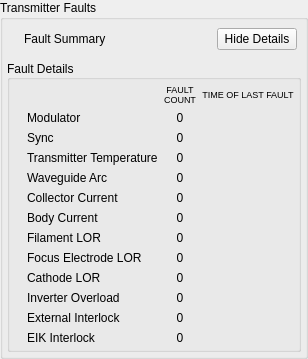
           <widget class="QGroupBox" name="faultBox">
            <property name="sizePolicy">
             <sizepolicy hsizetype="MinimumExpanding" vsizetype="MinimumExpanding">
              <horstretch>0</horstretch>
              <verstretch>0</verstretch>
             </sizepolicy>
            </property>
            <property name="title">
             <string>Transmitter Faults</string>
            </property>
            <layout class="QVBoxLayout" name="verticalLayout">
             <property name="margin">
              <number>4</number>
             </property>
             <item>
              <widget class="QFrame" name="faultSummaryFrame">
               <property name="sizePolicy">
                <sizepolicy hsizetype="MinimumExpanding" vsizetype="Preferred">
                 <horstretch>0</horstretch>
                 <verstretch>0</verstretch>
                </sizepolicy>
               </property>
               <property name="frameShape">
                <enum>QFrame::NoFrame</enum>
               </property>
               <property name="frameShadow">
                <enum>QFrame::Raised</enum>
               </property>
               <layout class="QHBoxLayout" name="horizontalLayout_2">
                <property name="margin">
                 <number>4</number>
                </property>
                <item>
                 <widget class="QLabel" name="faultSummaryIcon">
                  <property name="sizePolicy">
                   <sizepolicy hsizetype="Preferred" vsizetype="Preferred">
                    <horstretch>0</horstretch>
                    <verstretch>0</verstretch>
                   </sizepolicy>
                  </property>
                  <property name="text">
                   <string/>
                  </property>
                  <property name="pixmap">
                   <pixmap resource="HcrXmitCtlMainWindow.qrc">:/greenLED_off.png</pixmap>
                  </property>
                 </widget>
                </item>
                <item>
                 <widget class="QLabel" name="faultSummaryLabel">
                  <property name="text">
                   <string>Fault Summary</string>
                  </property>
                 </widget>
                </item>
                <item>
                 <spacer name="horizontalSpacer_2">
                  <property name="orientation">
                   <enum>Qt::Horizontal</enum>
                  </property>
                  <property name="sizeHint" stdset="0">
                   <size>
                    <width>40</width>
                    <height>20</height>
                   </size>
                  </property>
                 </spacer>
                </item>
                <item>
                 <widget class="QPushButton" name="detailVisibilityButton">
                  <property name="text">
                   <string>Hide Details</string>
                  </property>
                 </widget>
                </item>
               </layout>
              </widget>
             </item>
             <item>
              <widget class="QGroupBox" name="xmitterFaultDetailsBox">
               <property name="enabled">
                <bool>true</bool>
               </property>
               <property name="sizePolicy">
                <sizepolicy hsizetype="MinimumExpanding" vsizetype="Preferred">
                 <horstretch>0</horstretch>
                 <verstretch>0</verstretch>
                </sizepolicy>
               </property>
               <property name="title">
                <string>Fault Details</string>
               </property>
               <property name="alignment">
                <set>Qt::AlignLeading|Qt::AlignLeft|Qt::AlignVCenter</set>
               </property>
               <property name="flat">
                <bool>false</bool>
               </property>
               <property name="checkable">
                <bool>false</bool>
               </property>
               <layout class="QGridLayout" name="gridLayout_2">
                <property name="margin">
                 <number>4</number>
                </property>
                <item row="10" column="1">
                 <widget class="QLabel" name="inverterOverloadFaultLabel">
                  <property name="text">
                   <string>Inverter Overload</string>
                  </property>
                 </widget>
                </item>
                <item row="2" column="3">
                 <widget class="QLabel" name="syncFaultTime">
                  <property name="text">
                   <string/>
                  </property>
                  <property name="alignment">
                   <set>Qt::AlignCenter</set>
                  </property>
                 </widget>
                </item>
                <item row="0" column="2">
                 <widget class="QLabel" name="faultCountColumnTitle">
                  <property name="font">
                   <font>
                    <pointsize>7</pointsize>
                    <weight>50</weight>
                    <bold>false</bold>
                   </font>
                  </property>
                  <property name="text">
                   <string>FAULT
COUNT</string>
                  </property>
                  <property name="alignment">
                   <set>Qt::AlignCenter</set>
                  </property>
                 </widget>
                </item>
                <item row="0" column="3">
                 <widget class="QLabel" name="faultTimeColumnTitle">
                  <property name="font">
                   <font>
                    <pointsize>7</pointsize>
                   </font>
                  </property>
                  <property name="text">
                   <string>TIME OF LAST FAULT</string>
                  </property>
                  <property name="scaledContents">
                   <bool>false</bool>
                  </property>
                  <property name="alignment">
                   <set>Qt::AlignCenter</set>
                  </property>
                 </widget>
                </item>
                <item row="1" column="0">
                 <widget class="QLabel" name="modulatorFaultIcon">
                  <property name="sizePolicy">
                   <sizepolicy hsizetype="Preferred" vsizetype="Preferred">
                    <horstretch>0</horstretch>
                    <verstretch>0</verstretch>
                   </sizepolicy>
                  </property>
                  <property name="text">
                   <string/>
                  </property>
                  <property name="pixmap">
                   <pixmap resource="HcrXmitCtlMainWindow.qrc">:/greenLED_off.png</pixmap>
                  </property>
                 </widget>
                </item>
                <item row="1" column="1">
                 <widget class="QLabel" name="modulatorFaultLabel">
                  <property name="sizePolicy">
                   <sizepolicy hsizetype="Preferred" vsizetype="Preferred">
                    <horstretch>0</horstretch>
                    <verstretch>0</verstretch>
                   </sizepolicy>
                  </property>
                  <property name="text">
                   <string>Modulator</string>
                  </property>
                  <property name="indent">
                   <number>0</number>
                  </property>
                 </widget>
                </item>
                <item row="1" column="2">
                 <widget class="QLabel" name="modulatorFaultCount">
                  <property name="text">
                   <string>0</string>
                  </property>
                  <property name="alignment">
                   <set>Qt::AlignCenter</set>
                  </property>
                 </widget>
                </item>
                <item row="1" column="3">
                 <widget class="QLabel" name="modulatorFaultTime">
                  <property name="text">
                   <string/>
                  </property>
                  <property name="alignment">
                   <set>Qt::AlignCenter</set>
                  </property>
                 </widget>
                </item>
                <item row="2" column="0">
                 <widget class="QLabel" name="syncFaultIcon">
                  <property name="sizePolicy">
                   <sizepolicy hsizetype="Preferred" vsizetype="Preferred">
                    <horstretch>0</horstretch>
                    <verstretch>0</verstretch>
                   </sizepolicy>
                  </property>
                  <property name="text">
                   <string/>
                  </property>
                  <property name="pixmap">
                   <pixmap resource="HcrXmitCtlMainWindow.qrc">:/greenLED_off.png</pixmap>
                  </property>
                 </widget>
                </item>
                <item row="2" column="1">
                 <widget class="QLabel" name="syncFaultLabel">
                  <property name="sizePolicy">
                   <sizepolicy hsizetype="Preferred" vsizetype="Preferred">
                    <horstretch>0</horstretch>
                    <verstretch>0</verstretch>
                   </sizepolicy>
                  </property>
                  <property name="text">
                   <string>Sync</string>
                  </property>
                 </widget>
                </item>
                <item row="2" column="2">
                 <widget class="QLabel" name="syncFaultCount">
                  <property name="text">
                   <string>0</string>
                  </property>
                  <property name="alignment">
                   <set>Qt::AlignCenter</set>
                  </property>
                 </widget>
                </item>
                <item row="3" column="0">
                 <widget class="QLabel" name="xmitterTempFaultIcon">
                  <property name="sizePolicy">
                   <sizepolicy hsizetype="Preferred" vsizetype="Preferred">
                    <horstretch>0</horstretch>
                    <verstretch>0</verstretch>
                   </sizepolicy>
                  </property>
                  <property name="text">
                   <string/>
                  </property>
                  <property name="pixmap">
                   <pixmap resource="HcrXmitCtlMainWindow.qrc">:/greenLED_off.png</pixmap>
                  </property>
                 </widget>
                </item>
                <item row="3" column="1">
                 <widget class="QLabel" name="xmitterTempFaultLabel">
                  <property name="sizePolicy">
                   <sizepolicy hsizetype="Preferred" vsizetype="Preferred">
                    <horstretch>0</horstretch>
                    <verstretch>0</verstretch>
                   </sizepolicy>
                  </property>
                  <property name="text">
                   <string>Transmitter Temperature</string>
                  </property>
                 </widget>
                </item>
                <item row="3" column="2">
                 <widget class="QLabel" name="xmitterTempFaultCount">
                  <property name="text">
                   <string>0</string>
                  </property>
                  <property name="alignment">
                   <set>Qt::AlignCenter</set>
                  </property>
                 </widget>
                </item>
                <item row="3" column="3">
                 <widget class="QLabel" name="xmitterTempFaultTime">
                  <property name="text">
                   <string/>
                  </property>
                  <property name="alignment">
                   <set>Qt::AlignCenter</set>
                  </property>
                 </widget>
                </item>
                <item row="4" column="0">
                 <widget class="QLabel" name="wgArcFaultIcon">
                  <property name="sizePolicy">
                   <sizepolicy hsizetype="Preferred" vsizetype="Preferred">
                    <horstretch>0</horstretch>
                    <verstretch>0</verstretch>
                   </sizepolicy>
                  </property>
                  <property name="text">
                   <string/>
                  </property>
                  <property name="pixmap">
                   <pixmap resource="HcrXmitCtlMainWindow.qrc">:/greenLED_off.png</pixmap>
                  </property>
                 </widget>
                </item>
                <item row="4" column="1">
                 <widget class="QLabel" name="wgArcFaultLabel">
                  <property name="sizePolicy">
                   <sizepolicy hsizetype="Preferred" vsizetype="Preferred">
                    <horstretch>0</horstretch>
                    <verstretch>0</verstretch>
                   </sizepolicy>
                  </property>
                  <property name="text">
                   <string>Waveguide Arc</string>
                  </property>
                 </widget>
                </item>
                <item row="4" column="2">
                 <widget class="QLabel" name="wgArcFaultCount">
                  <property name="text">
                   <string>0</string>
                  </property>
                  <property name="alignment">
                   <set>Qt::AlignCenter</set>
                  </property>
                 </widget>
                </item>
                <item row="4" column="3">
                 <widget class="QLabel" name="wgArcFaultTime">
                  <property name="text">
                   <string/>
                  </property>
                  <property name="alignment">
                   <set>Qt::AlignCenter</set>
                  </property>
                 </widget>
                </item>
                <item row="5" column="0">
                 <widget class="QLabel" name="collectorCurrFaultIcon">
                  <property name="sizePolicy">
                   <sizepolicy hsizetype="Preferred" vsizetype="Preferred">
                    <horstretch>0</horstretch>
                    <verstretch>0</verstretch>
                   </sizepolicy>
                  </property>
                  <property name="text">
                   <string/>
                  </property>
                  <property name="pixmap">
                   <pixmap resource="HcrXmitCtlMainWindow.qrc">:/greenLED_off.png</pixmap>
                  </property>
                 </widget>
                </item>
                <item row="5" column="1">
                 <widget class="QLabel" name="collectorCurrFaultLabel">
                  <property name="sizePolicy">
                   <sizepolicy hsizetype="Preferred" vsizetype="Preferred">
                    <horstretch>0</horstretch>
                    <verstretch>0</verstretch>
                   </sizepolicy>
                  </property>
                  <property name="text">
                   <string>Collector Current</string>
                  </property>
                 </widget>
                </item>
                <item row="5" column="2">
                 <widget class="QLabel" name="collectorCurrFaultCount">
                  <property name="text">
                   <string>0</string>
                  </property>
                  <property name="alignment">
                   <set>Qt::AlignCenter</set>
                  </property>
                 </widget>
                </item>
                <item row="5" column="3">
                 <widget class="QLabel" name="collectorCurrFaultTime">
                  <property name="text">
                   <string/>
                  </property>
                  <property name="alignment">
                   <set>Qt::AlignCenter</set>
                  </property>
                 </widget>
                </item>
                <item row="6" column="0">
                 <widget class="QLabel" name="bodyCurrFaultIcon">
                  <property name="sizePolicy">
                   <sizepolicy hsizetype="Preferred" vsizetype="Preferred">
                    <horstretch>0</horstretch>
                    <verstretch>0</verstretch>
                   </sizepolicy>
                  </property>
                  <property name="text">
                   <string/>
                  </property>
                  <property name="pixmap">
                   <pixmap resource="HcrXmitCtlMainWindow.qrc">:/greenLED_off.png</pixmap>
                  </property>
                 </widget>
                </item>
                <item row="6" column="1">
                 <widget class="QLabel" name="bodyCurrFaultLabel">
                  <property name="sizePolicy">
                   <sizepolicy hsizetype="Preferred" vsizetype="Preferred">
                    <horstretch>0</horstretch>
                    <verstretch>0</verstretch>
                   </sizepolicy>
                  </property>
                  <property name="text">
                   <string>Body Current</string>
                  </property>
                 </widget>
                </item>
                <item row="6" column="2">
                 <widget class="QLabel" name="bodyCurrFaultCount">
                  <property name="text">
                   <string>0</string>
                  </property>
                  <property name="alignment">
                   <set>Qt::AlignCenter</set>
                  </property>
                 </widget>
                </item>
                <item row="6" column="3">
                 <widget class="QLabel" name="bodyCurrFaultTime">
                  <property name="text">
                   <string/>
                  </property>
                  <property name="alignment">
                   <set>Qt::AlignCenter</set>
                  </property>
                 </widget>
                </item>
                <item row="7" column="0">
                 <widget class="QLabel" name="filamentLorFaultIcon">
                  <property name="sizePolicy">
                   <sizepolicy hsizetype="Preferred" vsizetype="Preferred">
                    <horstretch>0</horstretch>
                    <verstretch>0</verstretch>
                   </sizepolicy>
                  </property>
                  <property name="text">
                   <string/>
                  </property>
                  <property name="pixmap">
                   <pixmap resource="HcrXmitCtlMainWindow.qrc">:/greenLED_off.png</pixmap>
                  </property>
                 </widget>
                </item>
                <item row="7" column="2">
                 <widget class="QLabel" name="filamentLorFaultCount">
                  <property name="text">
                   <string>0</string>
                  </property>
                  <property name="alignment">
                   <set>Qt::AlignCenter</set>
                  </property>
                 </widget>
                </item>
                <item row="7" column="3">
                 <widget class="QLabel" name="filamentLorFaultTime">
                  <property name="text">
                   <string/>
                  </property>
                  <property name="alignment">
                   <set>Qt::AlignCenter</set>
                  </property>
                 </widget>
                </item>
                <item row="8" column="0">
                 <widget class="QLabel" name="focusElectrodeLorFaultIcon">
                  <property name="sizePolicy">
                   <sizepolicy hsizetype="Preferred" vsizetype="Preferred">
                    <horstretch>0</horstretch>
                    <verstretch>0</verstretch>
                   </sizepolicy>
                  </property>
                  <property name="text">
                   <string/>
                  </property>
                  <property name="pixmap">
                   <pixmap resource="HcrXmitCtlMainWindow.qrc">:/greenLED_off.png</pixmap>
                  </property>
                 </widget>
                </item>
                <item row="8" column="1">
                 <widget class="QLabel" name="focusElectrodeLorFaultLabel">
                  <property name="sizePolicy">
                   <sizepolicy hsizetype="Preferred" vsizetype="Preferred">
                    <horstretch>0</horstretch>
                    <verstretch>0</verstretch>
                   </sizepolicy>
                  </property>
                  <property name="text">
                   <string>Focus Electrode LOR</string>
                  </property>
                 </widget>
                </item>
                <item row="8" column="2">
                 <widget class="QLabel" name="focusElectrodeLorFaultCount">
                  <property name="text">
                   <string>0</string>
                  </property>
                  <property name="alignment">
                   <set>Qt::AlignCenter</set>
                  </property>
                 </widget>
                </item>
                <item row="8" column="3">
                 <widget class="QLabel" name="focusElectrodeLorFaultTime">
                  <property name="text">
                   <string/>
                  </property>
                  <property name="alignment">
                   <set>Qt::AlignCenter</set>
                  </property>
                 </widget>
                </item>
                <item row="9" column="0">
                 <widget class="QLabel" name="cathodeLorFaultIcon">
                  <property name="sizePolicy">
                   <sizepolicy hsizetype="Preferred" vsizetype="Preferred">
                    <horstretch>0</horstretch>
                    <verstretch>0</verstretch>
                   </sizepolicy>
                  </property>
                  <property name="text">
                   <string/>
                  </property>
                  <property name="pixmap">
                   <pixmap resource="HcrXmitCtlMainWindow.qrc">:/greenLED_off.png</pixmap>
                  </property>
                 </widget>
                </item>
                <item row="9" column="1">
                 <widget class="QLabel" name="cathodeLorFaultLabel">
                  <property name="sizePolicy">
                   <sizepolicy hsizetype="Preferred" vsizetype="Preferred">
                    <horstretch>0</horstretch>
                    <verstretch>0</verstretch>
                   </sizepolicy>
                  </property>
                  <property name="text">
                   <string>Cathode LOR</string>
                  </property>
                 </widget>
                </item>
                <item row="9" column="2">
                 <widget class="QLabel" name="cathodeLorFaultCount">
                  <property name="text">
                   <string>0</string>
                  </property>
                  <property name="alignment">
                   <set>Qt::AlignCenter</set>
                  </property>
                 </widget>
                </item>
                <item row="9" column="3">
                 <widget class="QLabel" name="cathodeLorFaultTime">
                  <property name="text">
                   <string/>
                  </property>
                  <property name="alignment">
                   <set>Qt::AlignCenter</set>
                  </property>
                 </widget>
                </item>
                <item row="10" column="0">
                 <widget class="QLabel" name="inverterOverloadFaultIcon">
                  <property name="text">
                   <string/>
                  </property>
                  <property name="pixmap">
                   <pixmap resource="HcrXmitCtlMainWindow.qrc">:/greenLED_off.png</pixmap>
                  </property>
                 </widget>
                </item>
                <item row="10" column="2">
                 <widget class="QLabel" name="inverterOverloadFaultCount">
                  <property name="text">
                   <string>0</string>
                  </property>
                  <property name="alignment">
                   <set>Qt::AlignCenter</set>
                  </property>
                 </widget>
                </item>
                <item row="10" column="3">
                 <widget class="QLabel" name="inverterOverloadFaultTime">
                  <property name="text">
                   <string/>
                  </property>
                  <property name="alignment">
                   <set>Qt::AlignCenter</set>
                  </property>
                 </widget>
                </item>
                <item row="11" column="0">
                 <widget class="QLabel" name="extInterlockFaultIcon">
                  <property name="text">
                   <string/>
                  </property>
                  <property name="pixmap">
                   <pixmap resource="HcrXmitCtlMainWindow.qrc">:/greenLED_off.png</pixmap>
                  </property>
                 </widget>
                </item>
                <item row="11" column="1">
                 <widget class="QLabel" name="extInterlockFaultLabel">
                  <property name="text">
                   <string>External Interlock</string>
                  </property>
                 </widget>
                </item>
                <item row="11" column="2">
                 <widget class="QLabel" name="extInterlockFaultCount">
                  <property name="text">
                   <string>0</string>
                  </property>
                  <property name="alignment">
                   <set>Qt::AlignCenter</set>
                  </property>
                 </widget>
                </item>
                <item row="11" column="3">
                 <widget class="QLabel" name="extInterlockFaultTime">
                  <property name="text">
                   <string/>
                  </property>
                  <property name="alignment">
                   <set>Qt::AlignCenter</set>
                  </property>
                 </widget>
                </item>
                <item row="12" column="0">
                 <widget class="QLabel" name="eikInterlockFaultIcon">
                  <property name="text">
                   <string/>
                  </property>
                  <property name="pixmap">
                   <pixmap resource="HcrXmitCtlMainWindow.qrc">:/greenLED_off.png</pixmap>
                  </property>
                 </widget>
                </item>
                <item row="12" column="1">
                 <widget class="QLabel" name="eikInterlockFaultLabel">
                  <property name="text">
                   <string>EIK Interlock</string>
                  </property>
                 </widget>
                </item>
                <item row="12" column="2">
                 <widget class="QLabel" name="eikInterlockFaultCount">
                  <property name="text">
                   <string>0</string>
                  </property>
                  <property name="alignment">
                   <set>Qt::AlignCenter</set>
                  </property>
                 </widget>
                </item>
                <item row="12" column="3">
                 <widget class="QLabel" name="eikInterlockFaultTime">
                  <property name="text">
                   <string/>
                  </property>
                  <property name="alignment">
                   <set>Qt::AlignCenter</set>
                  </property>
                 </widget>
                </item>
                <item row="7" column="1">
                 <widget class="QLabel" name="filamentLorFaultLabel">
                  <property name="sizePolicy">
                   <sizepolicy hsizetype="Preferred" vsizetype="Preferred">
                    <horstretch>0</horstretch>
                    <verstretch>0</verstretch>
                   </sizepolicy>
                  </property>
                  <property name="text">
                   <string>Filament LOR</string>
                  </property>
                 </widget>
                </item>
               </layout>
              </widget>
             </item>
            </layout>
           </widget>
